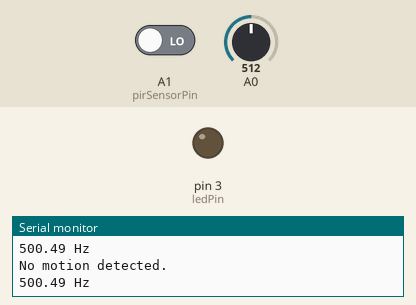
Simulated run of this sketch. Board: Arduino Uno, built with avr-gcc and run on an emulated ATmega328P. Parts: output pins drawn as LEDs (lit = HIGH), the last lines printed to the serial monitor. The inputs (shaded band) are chosen by the test bench; at power-on: A1 (pirSensorPin) LOW, A0 = 512.

Above: at 1.2 s.
1.3 s: A1 (pirSensorPin) driven HIGH
At 2.1 s:
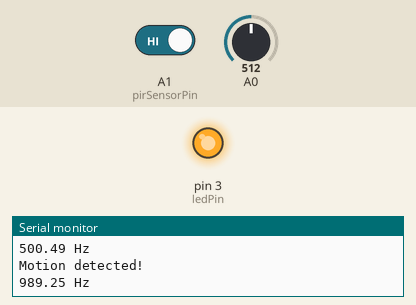
2.8 s: A1 (pirSensorPin) driven LOW
At 3.3 s:
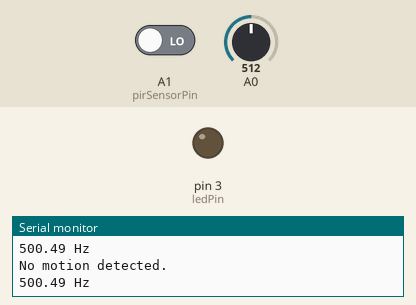
Timing chart, 0 to 5.8 s (numbered marks = the images above; inputs shaded):
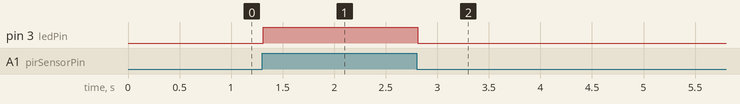

The sketch:

pir.ino
```cpp
int pirSensorPin = A1;  // PIR sensor output connected to Analog pin A0
int ledPin = 3;       // Built-in LED on pin 13
int sensorValue;       // Variable to store the sensor value
float frequency;       // Variable to store the calculated frequency value

void setup() {
  Serial.begin(9600);   // Initialize serial communication
  pinMode(pirSensorPin, INPUT);  // Set PIR sensor pin as input
  pinMode(ledPin, OUTPUT);       // Set LED pin as output
}

void loop() {
  int pirSensorValue = digitalRead(pirSensorPin);  // Read the PIR sensor value

  if (pirSensorValue == HIGH) {
    Serial.println("Motion detected!");  // Print message to serial monitor
    digitalWrite(ledPin, HIGH);          // Turn on the LED

    // Measure the voltage value
    sensorValue = analogRead(A0);  // Read the voltage value from analog pin A0
    float voltage = ((sensorValue)+500) * (5.0 / 1023.0);  // Convert the sensor value to voltage (5V reference, 444 steps for 1V)
    frequency = voltage * 200;  // Calculate the frequency based on the linear relationship

    Serial.print(frequency);  // Print the calculated frequency
    Serial.println(" Hz");    // Print the unit (Hz)

    delay(1500);                         // Delay to see the LED status
  }
  else {
    Serial.println("No motion detected.");  // Print message to serial monitor
    digitalWrite(ledPin, LOW);          // Turn off the LED

    // Measure the voltage value
    sensorValue = analogRead(A0);  // Read the voltage value from analog pin A0
    float voltage = (sensorValue) * (5.0 / 1023.0);  // Convert the sensor value to voltage (5V reference, 10-bit ADC)

    frequency = voltage * 200;  // Calculate the frequency based on the linear relationship

    Serial.print(frequency);  // Print the calculated frequency
    Serial.println(" Hz");    // Print the unit (Hz)

    delay(100);  // Delay between motion detection checks
  }
}
```

Measured:
- after the input at 1.3 s, pin 3 (ledPin): LOW → HIGH at once
- after the input at 2.8 s, pin 3 (ledPin): HIGH → LOW at once
